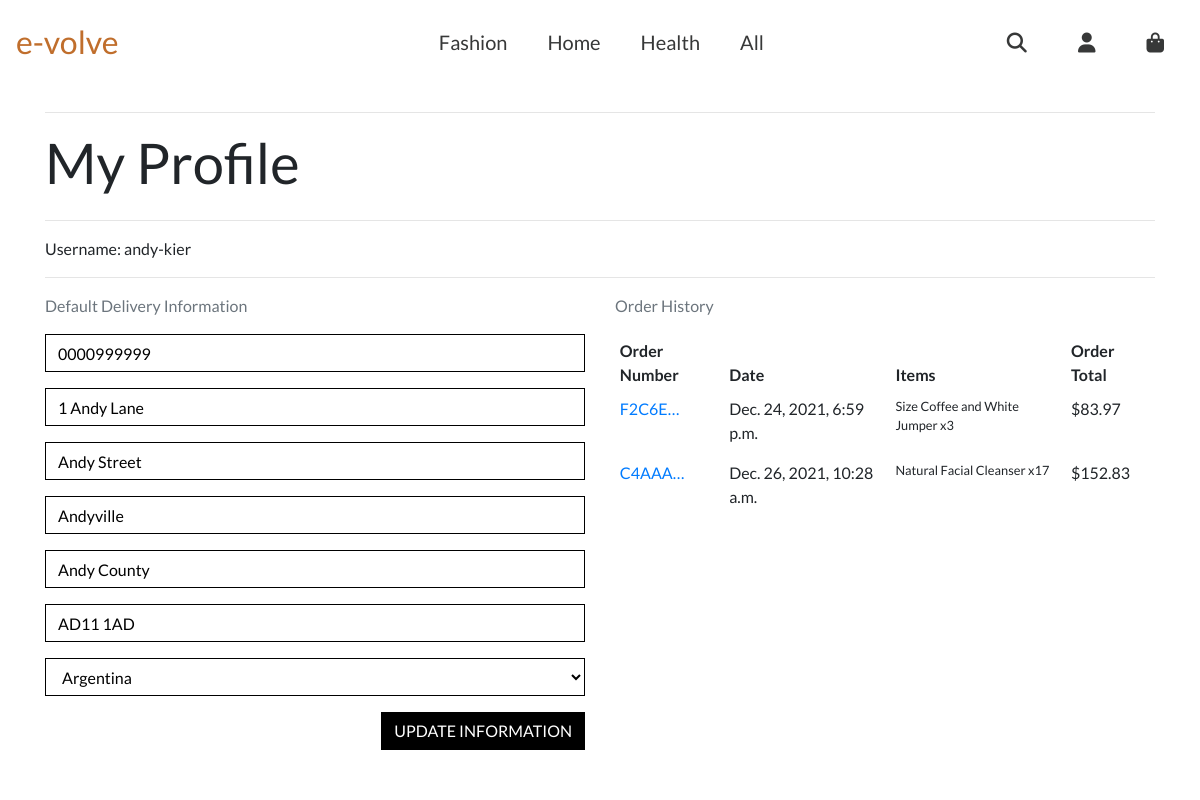
The app's page /profile/ (signed in), older data.
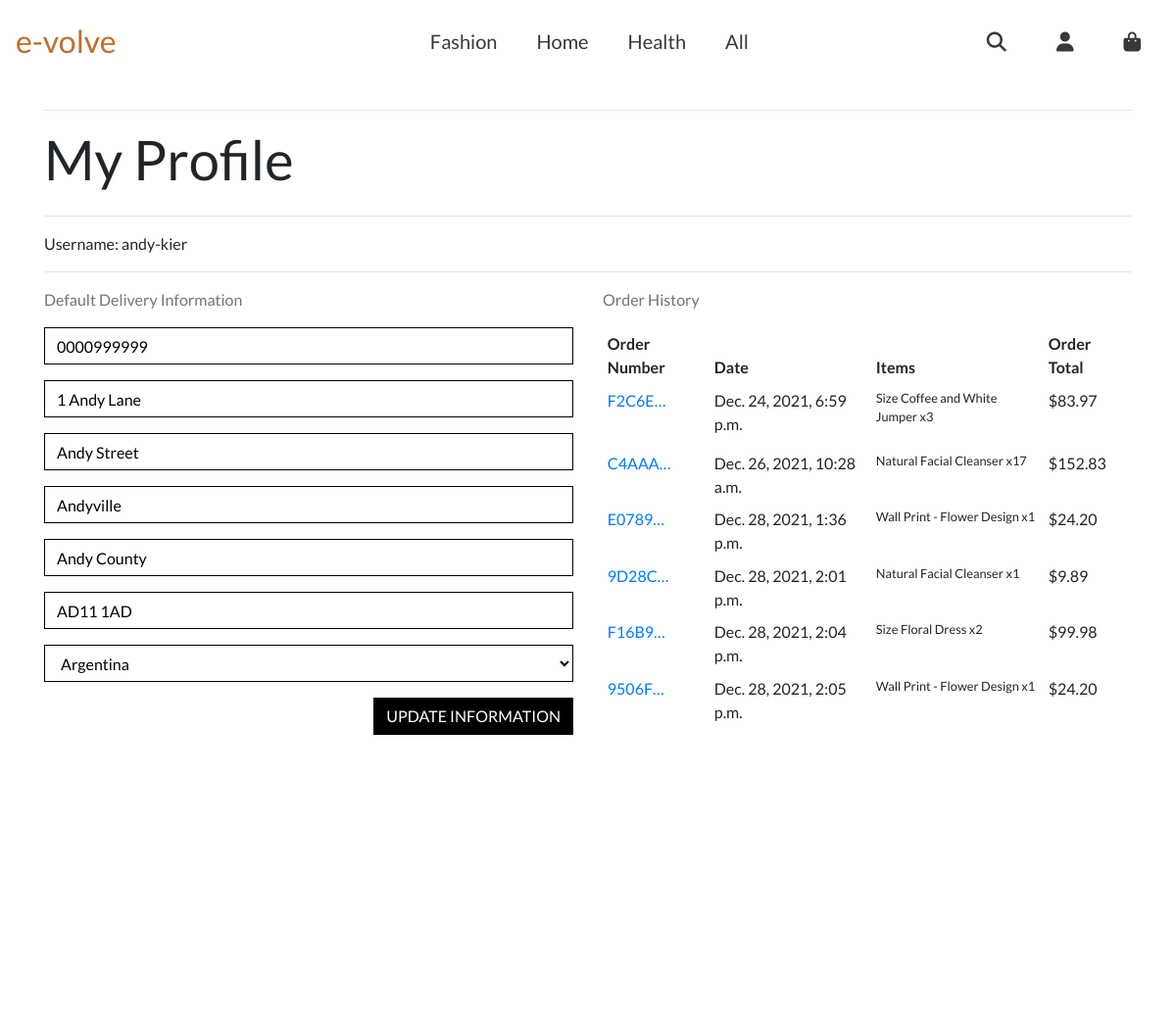
The same page, newer data.
### profiles/models.py (models this page shows)
class UserProfile(models.Model):
    user = models.OneToOneField(User, on_delete=models.CASCADE)
    default_phone_number = models.CharField(max_length=20, null=True,
                                            blank=True)
    default_street_address1 = models.CharField(max_length=80, null=True,
                                               blank=True)
    default_street_address2 = models.CharField(max_length=80, null=True,
                                               blank=True)
    default_town_or_city = models.CharField(max_length=40, null=True,
                                            blank=True)
    default_county = models.CharField(max_length=80, null=True,
                                      blank=True)
    default_postcode = models.CharField(max_length=20, null=True,
                                        blank=True)
    default_country = CountryField(blank_label='Country', null=True,
                                   blank=True)
    def __str__(self):
        return self.user.username

### checkout/models.py (models this page shows, shortened)
class Order(models.Model):
    order_number = models.CharField(max_length=32, null=False, editable=False)
    user_profile = models.ForeignKey(UserProfile, on_delete=models.SET_NULL,
                                     null=True, blank=True,
                                     related_name='orders')
    full_name = models.CharField(max_length=50, null=False, blank=False)
    email = models.EmailField(max_length=254, null=False, blank=False)
    phone_number = models.CharField(max_length=20, null=False, blank=False)
    country = CountryField(blank_label='Country *', null=False, blank=False)
    postcode = models.CharField(max_length=20, null=True, blank=True)
    town_or_city = models.CharField(max_length=40, null=False, blank=False)
    street_address1 = models.CharField(max_length=80, null=False, blank=False)
    street_address2 = models.CharField(max_length=80, null=True, blank=True)
    county = models.CharField(max_length=80, null=True, blank=True)
    date = models.DateTimeField(auto_now_add=True)
    delivery_cost = models.DecimalField(max_digits=6, decimal_places=2,
                                        null=False, default=0)
    order_total = models.DecimalField(max_digits=10, decimal_places=2,
                                      null=False, default=0)
    grand_total = models.DecimalField(max_digits=10, decimal_places=2,
                                      null=False, default=0)
    original_shopping_bag = models.TextField(null=False, blank=False,
                                             default='')
    stripe_pid = models.CharField(max_length=254, null=False, blank=False,
                                  default='')

class OrderLineItem(models.Model):
    SIZE_6 = "6"
    SIZE_8 = "8"
    SIZE_10 = "10"
    SIZE_12 = "12"
    SIZE_14 = "14"
    SIZE_16 = "16"
    SIZE_18 = "18"
    SIZE_20 = "20"
    SIZE_CHOICES = [
        (SIZE_6, 'Size 6'),
        (SIZE_8, 'Size 8'),
        (SIZE_10, 'Size 10'),
        (SIZE_12, 'Size 12'),
        (SIZE_14, 'Size 14'),
        (SIZE_16, 'Size 16'),
        (SIZE_18, 'Size 18'),
        (SIZE_20, 'Size 20'),
    ]
    order = models.ForeignKey(Order, null=False, blank=False,
                              on_delete=models.CASCADE,
                              related_name='lineitems')
    product = models.ForeignKey(Product, null=False, blank=False,
                                on_delete=models.CASCADE)
    product_size = models.CharField(max_length=2,
                                    choices=SIZE_CHOICES, null=True,
                                    blank=True)
    quantity = models.IntegerField(null=False, blank=False, default=0)
    lineitem_total = models.DecimalField(max_digits=6, decimal_places=2,
                                         null=False, blank=False,
                                         editable=False)

### products/models.py (models this page shows, shortened)
class Product(models.Model):
    category = models.ForeignKey('Category', null=True, blank=True,
                                 on_delete=models.SET_NULL)
    sku = models.CharField(max_length=254, null=True, blank=True)
    name = models.CharField(max_length=254)
    description = models.TextField()
    has_sizes = models.BooleanField(default=False, null=True, blank=True)
    price = models.DecimalField(max_digits=6, decimal_places=2)
    image_url = models.URLField(max_length=1024, null=True, blank=True)
    image = models.ImageField(null=True, blank=True)

### profiles/views.py (the view)
# urls.py: path('profile/', include('profiles.urls')),
def profile(request):
    profile = get_object_or_404(UserProfile, user=request.user)
    if request.method == 'POST':
        form = UserProfileForm(request.POST, instance=profile)
        if form.is_valid():
            form.save()
            messages.success(request, 'Profile updated successfully')
    form = UserProfileForm(instance=profile)
    orders = profile.orders.all()
    template = 'profiles/profile.html'
    context = {
        'profile': profile,
        'form': form,
        'orders': orders,
        'on_profile_page': True
    }
    return render(request, template, context)

### profiles/forms.py
class UserProfileForm(forms.ModelForm):
    class Meta:
        model = UserProfile
        exclude = ('user',)
    def __init__(self, *args, **kwargs):
        super().__init__(*args, **kwargs)
        placeholders = {
            'default_phone_number': 'Phone Number',
            'default_postcode': 'Postal Code',
            'default_town_or_city': 'Town or City',
            'default_street_address1': 'Street Address 1',
            'default_street_address2': 'Street Address 2',
            'default_county': 'County, State or Locality',
        }
        self.fields['default_phone_number'].widget.attrs['autofocus'] = True
        for field in self.fields:
            if field != 'default_country':
                if self.fields[field].required:
                    placeholder = f'{placeholders[field]} *'
                else:
                    placeholder = placeholders[field]
                self.fields[field].widget.attrs['placeholder'] = placeholder
            self.fields[field].widget.attrs['class'] = (
              'border-black rounded-0 profile-form-input')
            self.fields[field].label = False

### profiles/templates/profiles/profile.html (shortened to what this page needs)
{% extends "base.html" %}
{% load static %}
{% block extra_css %}
    <link rel="stylesheet" href="{% static 'profiles/css/profile.css' %}">
{% endblock %}
{% block content %}
    <div class="overlay"></div>
    <div class="mt-5 pt-5"></div>
    <div class="container">
        <div class="row">
            <div class="col">
                <hr>
                <h2 class="logo-font mb-4">My Profile</h2>
                <hr>
                Username: {{ profile }}
                <hr>
            </div>
        </div>
        <div class="row">
            <div class="col-12 col-lg-6">
                <p class="text-muted">Default Delivery Information</p>
                <form class="mt-3" action="{% url 'profile' %}" method="POST" id="profile-update-form">
                    {{ form|crispy }}
                    <button class="btn btn-black rounded-0 text-uppercase float-right">Update Information</button>
                </form>
            </div>
            <div class="col-12 col-lg-6">
                <p class="text-muted">Order History</p>
                <div class="order-history table-responsive">
                    <table class="table table-sm table-borderless">
                        <thead>
                            <tr>
                                <th>Order Number</th>
                                <th>Date</th>
                                <th>Items</th>
                                <th>Order Total</th>
                            </tr>
                        </thead>
                        <tbody>
                            {% for order in orders %}
                                <tr>
                                    <td>
                                        <a href="{% url 'order_history' order.order_number %}"
                                        title="{{ order.order_number }}">
                                            {{ order.order_number|truncatechars:6 }}
                                        </a>
                                    </td>
                                    <td>{{ order.date }}</td>
                                    <td>
                                        <ul class="list-unstyled">
                                            {% for item in order.lineitems.all %}
                                                <li class="small">
                                                    {% if item.product.has_sizes %}
                                                        Size {{ item.product.size|upper }}
                                                    {% endif %}{{ item.product.name }} x{{ item.quantity }}
                                                </li>
                                            {% endfor %}
                                        </ul>
                                    </td>
                                    <td>${{ order.grand_total }}</td>
                                </tr>
                            {% endfor %}
                        </tbody>
                    </table>
                </div>
            </div>
        </div>
{% endblock %}

### templates/base.html (shortened to what this page needs)
{% load static %}
<!doctype html>
<html lang="en">
  <head>
    {% block corecss %}
        <link rel="stylesheet" href="https://stackpath.bootstrapcdn.com/bootstrap/4.4.1/css/bootstrap.min.css">
        <link rel="stylesheet" href="{% static 'css/base.css' %}"/>
    {% endblock %}
    {% block extra_css %}
    {% endblock %}
  </head>
  <body>
    <header class="container-fluid fixed-top">
      <nav class="navbar navbar-expand-lg navbar-light bg-light">
        <a class="navbar-brand ml-auto site-logo d-none d-lg-inline-block" href="{% url 'home' %}">e-volve</a>
          <ul class="mobile-user-icons">
        </ul>
        <div class="d-none d-lg-inline-block nav-central-links">
          <ul class="">
            <li class="dropdown-category nav-item">
              <a href="{% url 'products' %}?category=fashion">
                <i id="home-products-link" data-toggle="" aria-haspopup="true" aria-expanded="false" class="d-lg-inline-block central-nav-link">Fashion</i>
              </a>
            </li>
            <li class="dropdown-category nav-item">
              <a href="{% url 'products' %}?category=home">
                <i id="home-products-link" data-toggle="" aria-haspopup="true" aria-expanded="false" class="d-lg-inline-block central-nav-link">Home</i>
              </a>
            </li>
            <li class="dropdown-category nav-item">
              <a href="{% url 'products' %}?category=health">
                <i id="home-products-link" data-toggle="" aria-haspopup="true" aria-expanded="false" class="d-lg-inline-block central-nav-link">Health</i>
              </a>
            </li>
            <li class="dropdown-category nav-item">
              <a href="{% url 'products' %}">
                <i id="all-products-link" href="" data-toggle="" aria-haspopup="true" aria-expanded="false" class="d-lg-inline-block central-nav-link">All</i>
              </a>
            </li>
          </ul>
        </div>
        <div>
          <ul class="user-section-large">
            <li class="list-inline-item d-none d-lg-inline-flex">
              <a href="#" id="desktop-search" class="central-nav-link" data-toggle="dropdown" aria-haspopup="true" aria-expanded="false">
                <i class="fas fa-search d-none d-lg-inline-flex"></i>
              </a>
            </li>
            <li id="desktop-user-link" class="list-inline-item dropdown">
              <a href="#" id="user-options-desktop" data-toggle="dropdown" aria-haspopup="true" aria-expanded="false">
                <div>
                  <i class="fas fa-user d-none d-lg-inline-flex central-nav-link"></i>
                </div>
              </a>
            </li>
            <li class="list-inline-item d-none d-lg-inline-block shopping-bag-large-screen">
              <a href="{% url 'shopping_bag' %}">
                <i class="fas fa-shopping-bag d-lg-inline-flex text-center central-nav-link"></i>
                <div class="text-center">
                  {% if total_including_delivery %}
                    <p class="bag-total">£{{ total_including_delivery|floatformat:2 }}</p>
                  {% else %}
                    <p class="zero-value">£0.00</p>
                  {% endif %}
                </div>
              </a>
            </li>
          </ul>
        </div>
      </nav>
    </header>
    {% block content %}
    {% endblock %}
  </body>
</html>

### static/css/base.css (style rules this page uses)
* { padding: 0; border: 0; margin: 0; border-color: #33373a; }
html { height: 100%; }
body, html { height: 100%; }
body { font-family: Lato; }
.container-fluid { padding: 0; }
.bg-light { background-color:white!important; }
.nav-central-links { display:inline-block; width: 50%; position:relative; left: 1rem; }
.central-nav-link { display:inline-block; text-decoration: none; color:rgb(55, 56, 56); transition: 0.4s; cursor: pointer; font-style: normal; font-size: 20px; padding-left: 20px; padding-right: 20px; }
.nav-central-links ul { list-style-type: none; }
.nav-central-links ul li { float: left; }
.user-section-large { list-style-type: none; }
.mobile-user-icons { position: relative; bottom: 8px; left: 30px; margin-top: 0px; margin-bottom: 0px; }
.fa-shopping-bag { color:rgb(55, 56, 56); }
nav div .shopping-bag-large-screen { text-decoration: none; position:relative; top: 24px; padding-bottom: 3px; padding-left: 0px; padding-right: 0px; }
.user-section-large { margin: 0; }
.zero-value { color: #ffffff; }
.site-logo { color:#c06e2c !important; font-size: 2rem; }
.btn-black { background: black; color: white; }
.border-black { border: 1px solid black !important; }
.overlay { height: 100%; width: 100%; top: 60px; left: 0; position: fixed; background: white; z-index: -1; }
@media screen and (min-device-width : 700px) { .carousel-caption h1, h2, h3 { font-size: 56px; } }

### profiles/static/profiles/css/profile.css (style rules this page uses)
.order-history { max-height: 416px; overflow-y: auto; }
#profile-update-form .form-control { color: #000; }
#profile-update-form input::placeholder { color: #aab7c4; }
#id_default_country, #id_default_country option:not(:first-child) { color: #000; }

Row changes from the older to the newer data that the page shows:
added Order: order_number "E0789…", date "Dec. 28, 2021, 1:36 p.m.", grand_total "24.20"
added OrderLineItem: product.name "Wall Print - Flower Design", quantity "1", shown under "E0789…"
added Order: order_number "9D28C…", date "Dec. 28, 2021, 2:01 p.m.", grand_total "9.89"
added OrderLineItem: product.name "Natural Facial Cleanser", quantity "1", shown under "9D28C…"
added Order: order_number "F16B9…", date "Dec. 28, 2021, 2:04 p.m.", grand_total "99.98"
added OrderLineItem: product.name "Floral Dress", quantity "2", shown under "F16B9…"
added Order: order_number "9506F…", date "Dec. 28, 2021, 2:05 p.m.", grand_total "24.20"
added OrderLineItem: product.name "Wall Print - Flower Design", quantity "1", shown under "9506F…"
